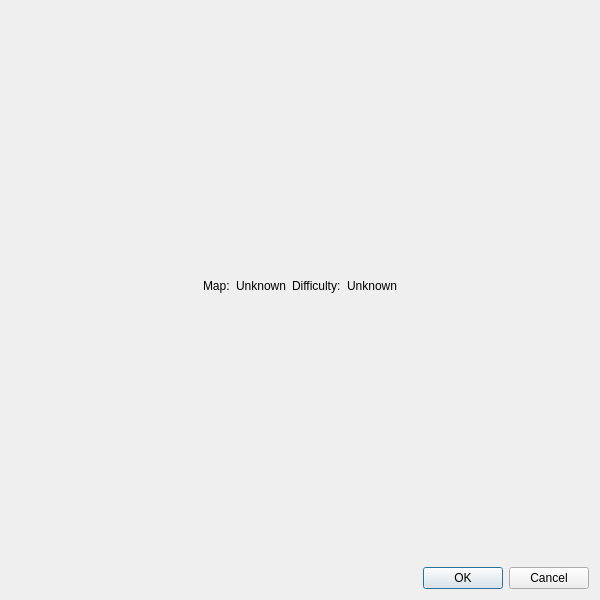
<?xml version="1.0" encoding="UTF-8"?>
<ui version="4.0" idbasedtr="true">
 <class>ConfirmSortie</class>
 <widget class="QDialog" name="ConfirmSortie">
  <property name="geometry">
   <rect>
    <x>0</x>
    <y>0</y>
    <width>600</width>
    <height>600</height>
   </rect>
  </property>
  <property name="windowTitle">
   <string>Dialog</string>
  </property>
  <layout class="QVBoxLayout" name="verticalLayout_3">
   <item>
    <layout class="QHBoxLayout" name="horizontalLayout" stretch="0,0,0,0,0,0">
     <item>
      <spacer name="horizontalSpacer">
       <property name="orientation">
        <enum>Qt::Horizontal</enum>
       </property>
       <property name="sizeHint" stdset="0">
        <size>
         <width>40</width>
         <height>20</height>
        </size>
       </property>
      </spacer>
     </item>
     <item>
      <widget class="QLabel" name="mapLabel">
       <property name="text">
        <string id="cs-map">Map:</string>
       </property>
      </widget>
     </item>
     <item>
      <widget class="QLabel" name="mapInfoLabel">
       <property name="text">
        <string id="cs-map-unknown">Unknown</string>
       </property>
      </widget>
     </item>
     <item>
      <widget class="QLabel" name="diffLabel">
       <property name="sizePolicy">
        <sizepolicy hsizetype="Preferred" vsizetype="Preferred">
         <horstretch>0</horstretch>
         <verstretch>0</verstretch>
        </sizepolicy>
       </property>
       <property name="text">
        <string id="cs-diff">Difficulty:</string>
       </property>
      </widget>
     </item>
     <item>
      <widget class="QLabel" name="diffInfoLabel">
       <property name="text">
        <string id="cs-diff-unknown">Unknown</string>
       </property>
      </widget>
     </item>
     <item>
      <spacer name="horizontalSpacer_2">
       <property name="orientation">
        <enum>Qt::Horizontal</enum>
       </property>
       <property name="sizeHint" stdset="0">
        <size>
         <width>40</width>
         <height>20</height>
        </size>
       </property>
      </spacer>
     </item>
    </layout>
   </item>
   <item>
    <layout class="QVBoxLayout" name="fleetLayout"/>
   </item>
   <item>
    <widget class="QDialogButtonBox" name="buttonBox">
     <property name="orientation">
      <enum>Qt::Horizontal</enum>
     </property>
     <property name="standardButtons">
      <set>QDialogButtonBox::Cancel|QDialogButtonBox::Ok</set>
     </property>
    </widget>
   </item>
  </layout>
 </widget>
 <resources/>
 <connections>
  <connection>
   <sender>buttonBox</sender>
   <signal>accepted()</signal>
   <receiver>ConfirmSortie</receiver>
   <slot>accept()</slot>
   <hints>
    <hint type="sourcelabel">
     <x>248</x>
     <y>254</y>
    </hint>
    <hint type="destinationlabel">
     <x>157</x>
     <y>274</y>
    </hint>
   </hints>
  </connection>
  <connection>
   <sender>buttonBox</sender>
   <signal>rejected()</signal>
   <receiver>ConfirmSortie</receiver>
   <slot>reject()</slot>
   <hints>
    <hint type="sourcelabel">
     <x>316</x>
     <y>260</y>
    </hint>
    <hint type="destinationlabel">
     <x>286</x>
     <y>274</y>
    </hint>
   </hints>
  </connection>
 </connections>
</ui>
